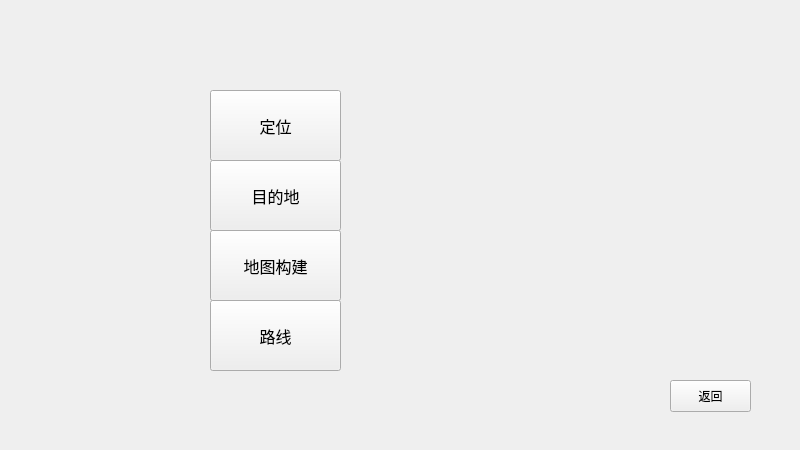
<?xml version="1.0" encoding="UTF-8"?>
<ui version="4.0">
 <class>PlanRoad</class>
 <widget class="QWidget" name="PlanRoad">
  <property name="geometry">
   <rect>
    <x>0</x>
    <y>0</y>
    <width>800</width>
    <height>450</height>
   </rect>
  </property>
  <property name="windowTitle">
   <string>路径规划</string>
  </property>
  <widget class="QPushButton" name="buttonQuit">
   <property name="geometry">
    <rect>
     <x>670</x>
     <y>380</y>
     <width>81</width>
     <height>32</height>
    </rect>
   </property>
   <property name="text">
    <string>返回</string>
   </property>
  </widget>
  <widget class="QPushButton" name="buttonSetLocation">
   <property name="geometry">
    <rect>
     <x>210</x>
     <y>90</y>
     <width>131</width>
     <height>71</height>
    </rect>
   </property>
   <property name="font">
    <font>
     <family>WenQuanYi Micro Hei</family>
     <pointsize>12</pointsize>
    </font>
   </property>
   <property name="text">
    <string>定位</string>
   </property>
  </widget>
  <widget class="QPushButton" name="buttonDestination">
   <property name="geometry">
    <rect>
     <x>210</x>
     <y>160</y>
     <width>131</width>
     <height>71</height>
    </rect>
   </property>
   <property name="font">
    <font>
     <family>WenQuanYi Micro Hei</family>
     <pointsize>12</pointsize>
    </font>
   </property>
   <property name="text">
    <string>目的地</string>
   </property>
  </widget>
  <widget class="QPushButton" name="buttonBuildMap">
   <property name="geometry">
    <rect>
     <x>210</x>
     <y>230</y>
     <width>131</width>
     <height>71</height>
    </rect>
   </property>
   <property name="font">
    <font>
     <family>WenQuanYi Micro Hei</family>
     <pointsize>12</pointsize>
    </font>
   </property>
   <property name="text">
    <string>地图构建</string>
   </property>
  </widget>
  <widget class="QPushButton" name="buttonPath">
   <property name="geometry">
    <rect>
     <x>210</x>
     <y>300</y>
     <width>131</width>
     <height>71</height>
    </rect>
   </property>
   <property name="font">
    <font>
     <family>WenQuanYi Micro Hei</family>
     <pointsize>12</pointsize>
    </font>
   </property>
   <property name="text">
    <string>路线</string>
   </property>
  </widget>
 </widget>
 <resources/>
 <connections/>
</ui>
